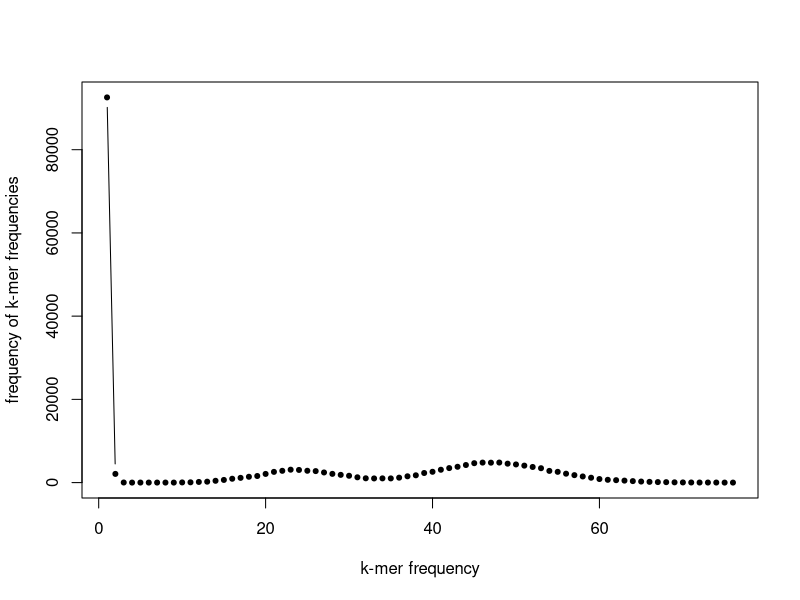

Source code (R):
library(tidyverse) 

# The purpose of the script is to demonstrate in principle how
# distributions of k-mer frequencies can be used to 
# infer genome size in a really simple way. Actual 
# empirical data are much messier, so methods implemented
# in software such as genomescope are preferable. 

# The script works by simulating a random diploid genome 
# and sequencing reads from that genome. 


# first specify genome length (don't pick a realistic eukaryotic number)
G <- 100000

# In diploid organisms, there are usually differences
# between homozygous chromosomes. Simulate set the frequency here. 

# mutations:
	# set an arbitrary translation vector to "mutate" the homologous chromosome
	mut <- c(A="T",C="G",G="C",T="A")
	# heterozygosity (fraction of heterozygous sites)
	hz <- 0.01
	# expected number of variable sites
	nvar <- round(hz * G)


# create random genome sequence
seq1 <- sample(c("A","C","G","T"),size=G,replace=TRUE) 
# create homologous sequence (with heterozygous sites)
seq2 <- seq1
	if(nvar > 0){
		s <- sample(1:G,nvar)
		seq2[s] <- mut[seq2[s]]
	}

# concatenate bases into sequences
seq1 <- paste(seq1, collapse="")
seq2 <- paste(seq2, collapse="")

# put both sequences into a list object
seqlist <- list(seq1,seq2)

# now we have a diploid genome with heterozygous sites
# simulate sequencing data with error + chopping up k-mers

# expected per-base sequencing coverage
ec <- 60

# read length
rl <- 100

# number of reads needed to achieve coverage
rn <- round(G/rl * ec)

# random read start positions:
rstart <- sample(1:(G-rl+1),rn,replace=TRUE)

# which chromosome should the read come from?
rchrom <- sample(1:2,rn,replace=TRUE)

# how many errors should the read have?
	# per read error rate
	e <- 0.001 * rl
	# add error to this many reads
	rerror <- round(e * rn)
	# place error in these positions:
	rerrpos <- sample(1:rl,rn,replace=TRUE)

# initialize read vector of length 'rn'
reseq <- character(rn)

# extract first 'rerror' sequences, add errors
if(rerror > 0){
	for(i in 1:rerror){
		# extract read
		reseq[[i]] <- substr(
			seqlist[[rchrom[i]]],
			rstart[i],
			(rstart[i] + rl - 1))
		# add error
		substr(reseq[[i]],rerrpos[i],rerrpos[i]) <- mut[substr(reseq[[i]],rerrpos[i],rerrpos[i])]
		if((i %% 1000) == 0){print(i)}
	}
}

# extract remaining sequences without errors
for(i in (rerror+1):rn){
	# extract read
	reseq[[i]] <- substr(
		seqlist[[rchrom[i]]],
		rstart[i],
		(rstart[i] + rl - 1))
	if((i %% 1000) == 0){print(i)}
}


# decompose reads into k-mers

# k-mer length
kl <- 20

# number of k-mers in a read
kn <- rl - kl + 1

# initialize kmer vector of length 'kn * rn'
kmers <- character(kn * rn)

# extract 'kn' k-mers from each of 'rn' reads
for(i in 1:rn){
	for(j in 1:kn){
		k <- (i - 1) * kn + j
		kmers[k] <- substr(reseq[[i]],j,(j+kl-1))
	}
	if((i %% 1000) == 0){print(i)}
}

# collect frequency of each k-mer (note, "non-canonical" k-mer tally)
cc <- table(kmers)

# collect frequencies of k-mer frequencies (k-mer spectrum)
ff <- table(cc) %>% data.frame()
	ff[,1] <- ff[,1] %>% as.character() %>% as.numeric()

# plot k-mer spectrum
plot(ff,pch=20,type="b",xlab="k-mer frequency",ylab="frequency of k-mer frequencies")


# How can we infer the size of the genome from the k-mer spectrum?

# with no error, no heterozygosity, and an unbiased sequencing 
# process, we could calculate it as the total number of k-mers
# divided by the average k-mer frequency:

# using average k-mer frequency:
Kmean <- sum(ff[,1]*ff[,2])/sum(ff[,2])
Ktotal <- sum(ff[,1]*ff[,2])
Ktotal / Kmean + kl - 1
# this won't be correct if e > 0

# sequencing error complicates things, so we want to try to exclude 
# those very low frequency k-mers that are probably errors
# exclude k-mers with frequency < 5
ex <- 1:4

Kmean <- sum(ff[-ex,1]*ff[-ex,2])/sum(ff[-ex,2])
Ktotal <- sum(ff[-ex,1]*ff[-ex,2])
Ktotal / Kmean + kl - 1
# this won't be correct if hz > 0

# heterozygosity complicates things further. the average
# k-mer frequency is no longer useful. now our plot has 2
# peaks. the left-most peak is composed of heterozygous k-mers. 
# we want to use the mode of the right-most peak. 
ex <- 1:4
Kmode <- ff[-ex,][which.max(ff[-ex,2]),1]
Ktotal <- sum(ff[-ex,1]*ff[-ex,2])

Ktotal/Kmode + kl - 1


